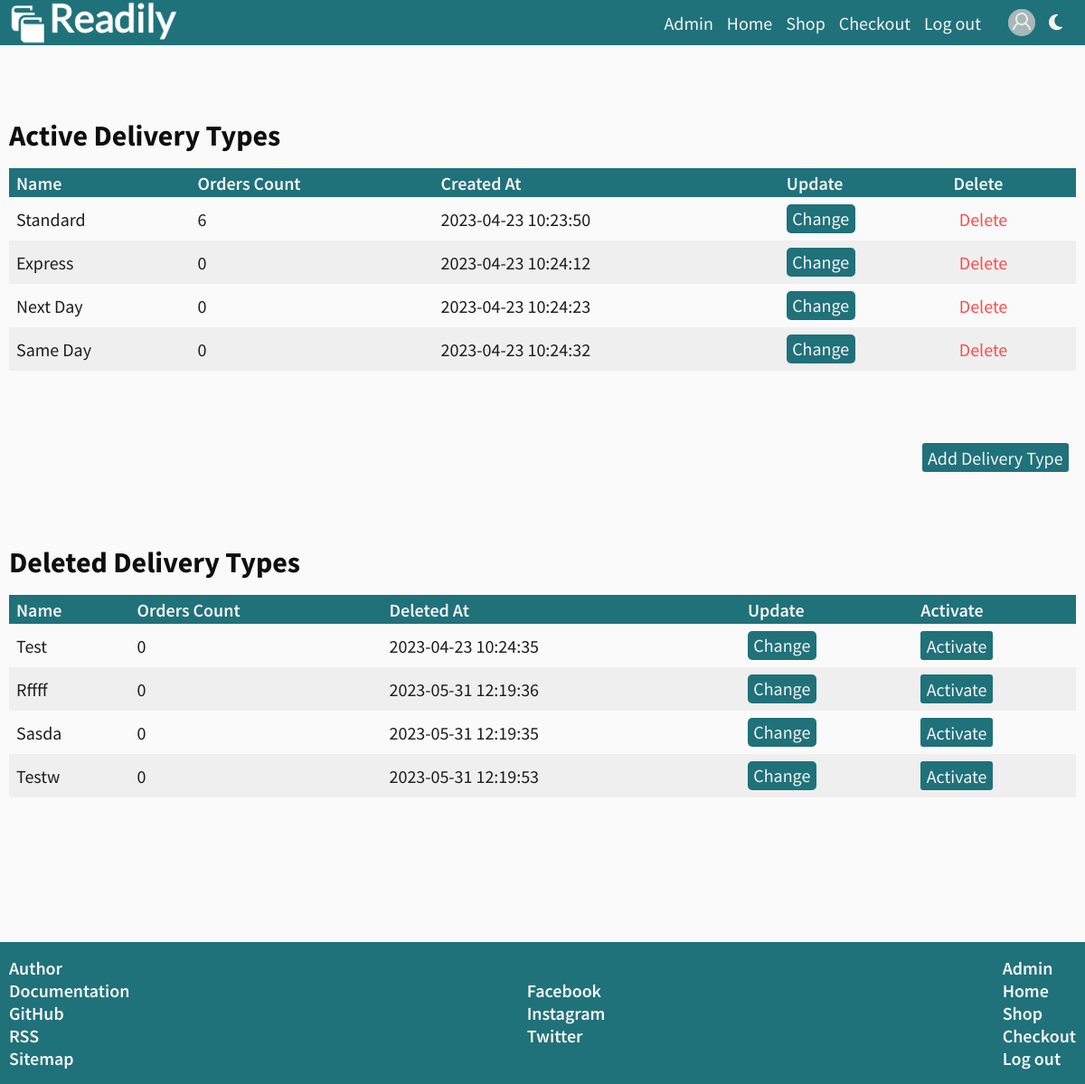
Page /index.php?page=admin-delivery-options (signed in) on the committed database.
### tables this page shows
CREATE TABLE `link` (
  `id` int(2) NOT NULL,
  `name` varchar(20) NOT NULL,
  `href` varchar(50) NOT NULL,
  `appearance` int(2) NOT NULL,
  `id_target` int(2) NOT NULL,
  `id_link_type` int(2) NOT NULL
);

CREATE TABLE `delivery_type` (
  `id` int(11) NOT NULL,
  `name` varchar(50) NOT NULL,
  `status` tinyint(1) NOT NULL DEFAULT 1,
  `created_at` timestamp NOT NULL DEFAULT current_timestamp(),
  `deleted_at` timestamp NULL DEFAULT NULL
);

### models/header/functions.php (called while the page is built)
<?php
require_once "config/connection.php";
function headerLinks($userRole){
    global $conn;
    $query = "SELECT l.name, l.href FROM link as l
    INNER JOIN link_position as lp ON lp.link_id = l.id
    INNER JOIN position as p ON p.id = lp.position_id
    INNER JOIN link_role as lr ON lr.link_id = l.id
    INNER JOIN role as r ON r.id = lr.role_id
    WHERE p.name = 'header' AND r.name = :role
    ORDER BY l.appearance ASC";
    $statement = $conn->prepare($query);
    $statement->bindParam(":role",$userRole);
    $statement->execute();
    $links = $statement->fetchAll();
    return $links;
}
?>

### models/delivery/functions.php (called while the page is built, shortened)
<?php
function selectAllDeliveryTypes(){
    global $conn;
    $query =
    'SELECT d.id as id, d.name as name, d.created_at as created_at, d.deleted_at as deleted_at, d.status as status,
    COUNT(user_order.id) as order_count
    FROM delivery_type d
    LEFT JOIN user_order ON user_order.delivery_type_id = d.id
    GROUP BY d.id';
    $statement = $conn->prepare($query);
    $statement->execute();
    $allDeliveryTypes = $statement->fetchAll();
    $activeDeliveryTypes = array();
    $deletedDeliveryTypes = array();
    foreach ($allDeliveryTypes as $deliveryType) {
        if ($deliveryType['status'] == 1) {
            $activeDeliveryTypes[] = $deliveryType;
        } elseif ($deliveryType['status'] == 0) {
            $deletedDeliveryTypes[] = $deliveryType;
        }
    }
    $deliveryTypeTable = new stdClass();
    $deliveryTypeTable->activeDeliveryTypes = $activeDeliveryTypes;
    $deliveryTypeTable->deletedDeliveryTypes = $deletedDeliveryTypes;
    return $deliveryTypeTable;
}
?>

### models/footer/functions.php (called while the page is built)
<?php
function allLinks($userRole){
    global $conn;
    $query = "SELECT l.name, l.href, lt.name AS 'target', ltype.name AS 'type', l.appearance FROM link as l
    INNER JOIN link_position as lp ON lp.link_id = l.id
    INNER JOIN position as p ON p.id = lp.position_id
    INNER JOIN link_role as lr ON lr.link_id = l.id
    INNER JOIN role as r ON r.id = lr.role_id
    INNER JOIN link_target as lt ON l.id_target = lt.id
    INNER JOIN link_type as ltype ON ltype.id = l.id_link_type
    WHERE p.name = 'footer' AND r.name = :role
    ORDER BY l.appearance ASC;";
    $statement = $conn->prepare($query);
    $statement->bindParam(":role",$userRole);
    $statement->execute();
    $links = $statement->fetchAll();
    $documentsLinks = array();
    $pageLinks = array();
    $socialMediaLinks = array();
    foreach($links as $link){
        if($link['type'] == 'document'){
            $documentsLinks[] = $link;
        }else if($link['type'] == 'link'){
            $pageLinks[] = $link;
        }else if($link['type'] == 'social media'){
            $socialMediaLinks[] = $link;
        }
    }
    $allLinks = new stdClass();
    $allLinks->documentsLinks = $documentsLinks;
    $allLinks->pageLinks = $pageLinks;
    $allLinks->socialMediaLinks = $socialMediaLinks;
    return $allLinks;
}
?>

### views/pages/admin-delivery-options.php (the view, shortened to what this page needs)
<?php
    require_once "models/global/functions.php";
    require_once "models/delivery/functions.php";
    try{
        $deliveryTypeTable = selectAllDeliveryTypes();
    }catch(PDOException $ex){
        http_response_code(500);
        $errorMessageArray[] = 'Server error: ' . $ex->getMessage();
        echo json_encode($errorMessageArray);
    }
?>
</head>
<body>
<section id="admin-publishers-section" class="wrapper">
    <h2>Active Delivery Types</h2>
    <div class="table-container">
        <table id="table-active-delivery-types">
            <thead>
                <tr>
                    <th>Name</th>
                    <th>Orders Count</th>
                    <th>Created At</th>
                    <th>Update</th>
                    <th>Delete</th>
                </tr>
            </thead>
            <tbody>
                <?php foreach ($deliveryTypeTable->activeDeliveryTypes as $deliveryType): ?>
                    <tr>
                        <td><?php echo $deliveryType['name']; ?></td>
                        <td><?php echo $deliveryType['order_count']; ?></td>
                        <td><?php echo $deliveryType['created_at']; ?></td>
                        <td><a data-delivery-type-id="<?=$deliveryType['id']?>" data-delivery-type-name="<?=$deliveryType['name']?>" class="safe-option change-links" href="#">Change</a></td>
                        <td>
                            <form method="post" name="delivery-form" >
                                <input class="danger-option delete-delivery-type" type="button" value="Delete">
                            </form>
                        </td>
                    </tr>
                <?php endforeach; ?>
            </tbody>
        </table>
    </div>
	<div class="add-button-container add-buttons-container" >
		<input class="safe-option" id="add-delivery-type-button" type="button" value="Add Delivery Type">
	</div>
	<h2>Deleted Delivery Types</h2>
	<div class="table-container">
        <table id="table-deleted-delivery-types">
            <thead>
                <tr>
                    <th>Name</th>
                    <th>Orders Count</th>
                    <th>Deleted At</th>
                    <th>Update</th>
                    <th>Activate</th>
                </tr>
            </thead>
            <tbody>
                <?php foreach ($deliveryTypeTable->deletedDeliveryTypes as $deliveryType): ?>
                    <tr>
                        <td><?php echo $deliveryType['name']; ?></td>
                        <td><?php echo $deliveryType['order_count']; ?></td>
                        <td><?php echo $deliveryType['deleted_at']; ?></td>
                        <td><a data-delivery-type-id="<?=$deliveryType['id']?>" data-delivery-type-name="<?=$deliveryType['name']?>" class="safe-option change-links" href="#">Change</a></td>
                        <td>
                            <form method="post" name="delivery-form" >
                                <input class="safe-option activate-delivery-type" type="button" value="Activate">
                            </form>
                        </td>
                    </tr>
                <?php endforeach; ?>
            </tbody>
        </table>
    </div>
</section>

### views/fixed/header.php (shortened to what this page needs)
<?php
    require_once "models/header/functions.php";
    require_once "models/global/functions.php";
    $role = 'unauthorised';
    if(isset($_SESSION['userRoleName'])){
        $role = $_SESSION['userRoleName'];
        $avatar_src = isset($_SESSION['userAvatarSrc']) ? $_SESSION['userAvatarSrc'] : 'default-avatar.jpg';
    }
    $links = headerLinks($role);
    $page = isset($_GET['page']) ? $_GET['page'] : "home";
?>
<header>
    <div id="header" class="wrapper">
        <a href="index.php?page=home">
            <img src="assets/images/logo.png" alt="logo" />
        </a>
        <ul id="header-navigation">
            <?php foreach($links as $link):?>
                <li><a href="index.php?page=<?=$link['href'] ?>"
                <?php if($page == $link['href'])echo('id="active-link"'); ?>><?=$link['name']?></a></li>
            <?php endforeach?>
        </ul>
        <div id="icons-container">
            <?php if(isset($_SESSION['userId'])){
                echo '
                <div>
                <a href="index.php?page=user-profile">
                    <img src="assets/images/avatars/' . $avatar_src . '" alt="user avatar">
                </a>
                </div>
                ';}
            ?>
            <i class="fa-solid fa-moon" id="dark-mode-icon" style="display: none;"></i>
        </div>
    </div>
</header>

### views/fixed/footer.php (shortened to what this page needs)
<?php
    require_once "models/footer/functions.php";
    $role = 'unauthorised';
    if(isset($_SESSION['userRoleName'])){
        $role = $_SESSION['userRoleName'];
    }
    $allLinks = allLinks($role);
?>
<footer>
    <div id="footer" class="wrapper">
        <ul id="docements-links">
            <?php foreach($allLinks->documentsLinks as $link):?>
                <li><a href="<?=$link['href'] ?>"
                target="<?=$link['target'] ?>"><?=$link['name']?></a></li>
            <?php endforeach?>
        </ul>
        <ul id="social-media-links">
            <?php foreach($allLinks->socialMediaLinks as $link):?>
                <li><a href="<?=$link['href'] ?>"
                target="_blank"><?=$link['name']?></a></li>
            <?php endforeach?>
        </ul>
        <ul id="pages-links">
            <?php foreach($allLinks->pageLinks as $link):?>
                <li><a href="index.php?page=<?=$link['href'] ?>"><?=$link['name']?></a></li>
            <?php endforeach?>
        </ul>
    </div>
</footer>
</body>

### rows in the picture
link: name "Admin"
link: name "Home"
link: name "Shop"
link: name "Checkout"
link: name "Log out"
delivery_type: name "Standard", order_count "6", created_at "2023-04-23 10:23:50"
delivery_type: name "Express", order_count "0", created_at "2023-04-23 10:24:12"
delivery_type: name "Next Day", order_count "0", created_at "2023-04-23 10:24:23"
delivery_type: name "Same Day", order_count "0", created_at "2023-04-23 10:24:32"
delivery_type: name "Test", order_count "0", deleted_at "2023-04-23 10:24:35"
delivery_type: name "Rffff", order_count "0", deleted_at "2023-05-31 12:19:36"
delivery_type: name "Sasda", order_count "0", deleted_at "2023-05-31 12:19:35"
delivery_type: name "Testw", order_count "0", deleted_at "2023-05-31 12:19:53"
link: name "Author"
link: name "Documentation"
link: name "GitHub"
link: name "RSS"
link: name "Sitemap"
link: name "Facebook"
link: name "Instagram"
link: name "Twitter"
